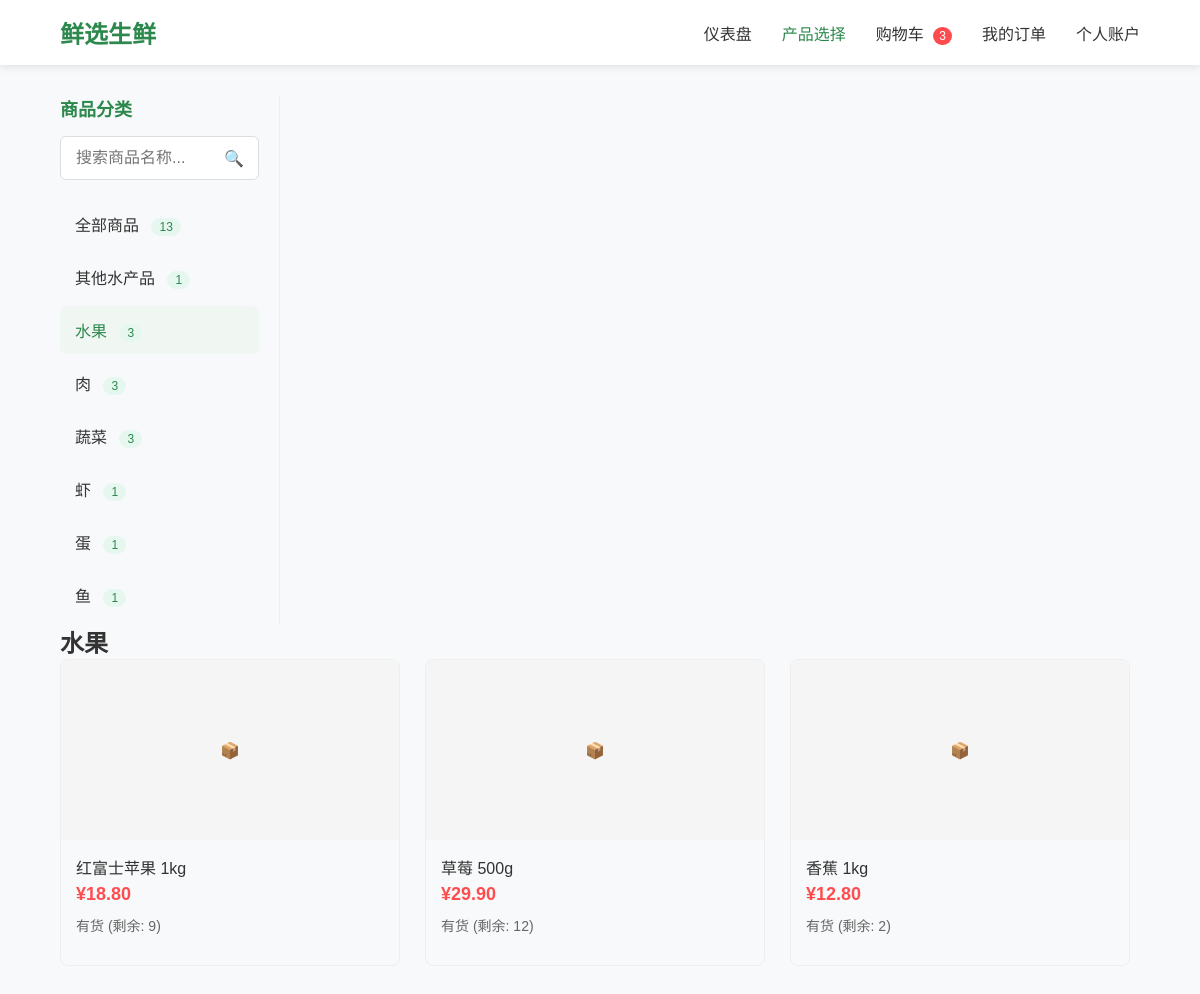
Page /customer/products.php?category=水果 on the earlier database version.
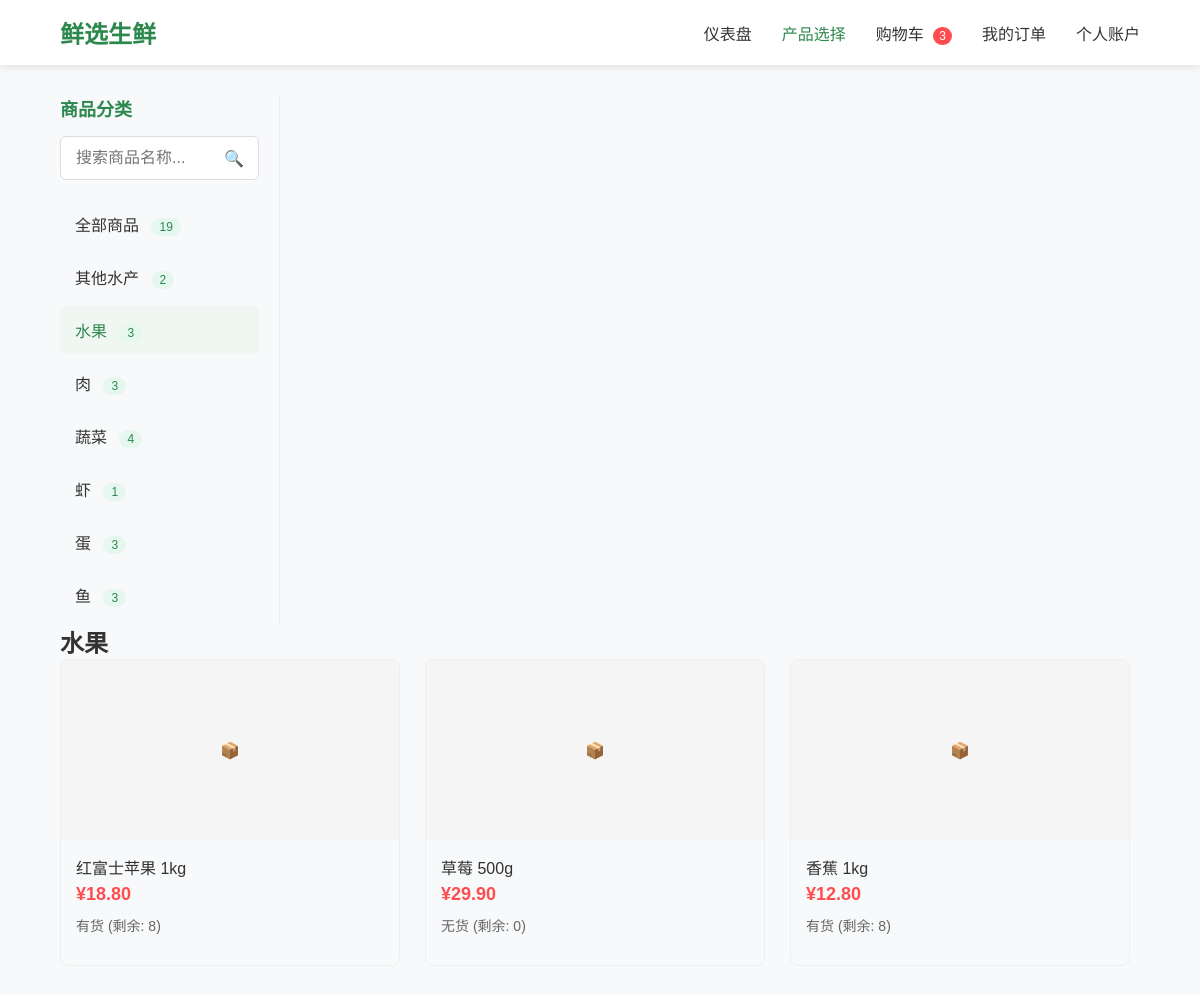
Same page on the later database version.
### tables this page shows
CREATE TABLE IF NOT EXISTS `products` (
  `product_ID` INT AUTO_INCREMENT NOT NULL,
  `sku` VARCHAR(45) UNIQUE NOT NULL,
  `product_name` VARCHAR(45) NOT NULL,  
  `status` ENUM('active', 'discontinued') DEFAULT 'active',
  `unit_price` DECIMAL(10,2) NOT NULL,
  `unit` VARCHAR(20) NULL,
  `description` TEXT NULL,  
  `category_id`    INT NOT NULL,
  `created_at` TIMESTAMP DEFAULT CURRENT_TIMESTAMP,
  PRIMARY KEY (`product_ID`),
  CONSTRAINT `fk_products_category`
    FOREIGN KEY (`category_id`)
    REFERENCES `Categories` (`category_id`)
	ON DELETE NO ACTION
    ON UPDATE NO ACTION
);

### customer/inc/data.php (called while the page is built, shortened)
<?php
function getProductCategories() {
    $conn = getDBConnection();
    $query = "SELECT DISTINCT category_name AS category_name, COUNT(*) AS product_count
             FROM product_catalog_view
             GROUP BY category_name
             ORDER BY category_name";
    $result = $conn->query($query);
    $categories = [];
    if ($result && $result->num_rows > 0) {
        while ($row = $result->fetch_assoc()) {
            $categories[] = [
                'name' => $row['category_name'],
                'count' => $row['product_count']
            ];
        }
    }
    return $categories;
}
function getProductsByCategoryAndSearch($category = null, $search = null) {
    $conn = getDBConnection();
    $query = "SELECT * FROM product_catalog_view WHERE 1=1";
    $params = [];
    $types = "";
    if ($category && $category !== 'all') {
        $query .= " AND category_name = ?";
        $params[] = $category;
        $types .= "s";
    }
    $query .= " ORDER BY product_name";
    if (!empty($params)) {
        $stmt = $conn->prepare($query);
        $stmt->bind_param($types, ...$params);
        $stmt->execute();
        $result = $stmt->get_result();
    } else {
        $result = $conn->query($query);
    }
    $products = [];
    if ($result && $result->num_rows > 0) {
        while ($row = $result->fetch_assoc()) {
            $products[] = [
                'id' => $row['product_ID'],
                'name' => $row['product_name'],
                'description' => $row['description'],
                'price' => $row['unit_price'],
                'category' => $row['category_name'],
                'stock' => $row['available_stock'],
                'stock_status' => $row['stock_status'],
                'store_id' => $row['store_id'],
                'branch' => $row['store_name'] ?? '无'
            ];
        }
    }
    return $products;
}
?>

### customer/products.php (the view, shortened to what this page needs)
<?php
require_once 'inc/data.php';
require_once 'header.php';
$categories = getProductCategories();
$selectedCategory = $_GET['category'] ?? 'all';
$searchKeyword = $_GET['search'] ?? '';
$products = getProductsByCategoryAndSearch($selectedCategory, $searchKeyword);
?>
<!DOCTYPE html>
<html lang="zh-CN">
<head>
</head>
<body>
    <div class="container">
        <div class="category-sidebar">
            <h3 class="category-title">商品分类</h3>
            <div class="search-container">
                <input type="text" class="search-input" id="searchInput" placeholder="搜索商品名称..." value="<?php echo htmlspecialchars($searchKeyword); ?>">
                <span class="search-icon" id="searchIcon">🔍</span>
            </div>
            <ul class="category-list">
                <li class="category-item">
                    <a href="products.php?category=all<?php echo $searchKeyword ? '&search=' . urlencode($searchKeyword) : ''; ?>" class="category-link <?php echo $selectedCategory === 'all' ? 'active' : ''; ?>">
                        全部商品
                        <span class="category-count">
                            <?php
                            $total = 0;
                            foreach ($categories as $cat) $total += $cat['count'];
                            echo $total;
                            ?>
                        </span>
                    </a>
                </li>
                <?php foreach ($categories as $category): ?>
                <li class="category-item">
                    <a href="products.php?category=<?php echo urlencode($category['name']); ?><?php echo $searchKeyword ? '&search=' . urlencode($searchKeyword) : ''; ?>"
                       class="category-link <?php echo $selectedCategory === $category['name'] ? 'active' : ''; ?>">
                        <?php echo htmlspecialchars($category['name']); ?>
                        <span class="category-count"><?php echo $category['count']; ?></span>
                    </a>
                </li>
                <?php endforeach; ?>
            </ul>
        </div>
        <div class="product-content">
            <h2><?php echo $selectedCategory === 'all' ? '全部商品' : htmlspecialchars($selectedCategory); ?></h2>
            <div class="product-grid">
                <?php if (empty($products)): ?>
                    <p>没有找到相关商品</p>
                <?php else: ?>
                    <?php foreach ($products as $product): ?>
                    <div class="product-card" data-id="<?php echo $product['id']; ?>">
                        <div class="product-img">📦</div>
                        <div class="product-info">
                            <div class="product-name"><?php echo htmlspecialchars($product['name']); ?></div>
                            <div class="product-price">¥<?php echo number_format($product['price'], 2); ?></div>
                            <div class="product-stock">
                                <?php echo $product['stock_status']; ?> (剩余: <?php echo $product['stock_status'] === '无货' ? 0 : $product['stock']; ?>)
                            </div>
                        </div>
                    </div>
                    <?php endforeach; ?>
                <?php endif; ?>
            </div>
        </div>
    </div>
</body>
</html>

### customer/header.php (shortened to what this page needs)
<!DOCTYPE html>
<html lang="zh-CN">
<head>
</head>
<body>
    <header class="header">
        <div class="nav-container">
            <a href="dashboard.php" class="logo">鲜选生鲜</a>
            <ul class="nav-menu">
                <li class="nav-item"><a class="nav-link <?php echo basename($_SERVER['PHP_SELF']) === 'dashboard.php' ? 'active' : ''; ?>" href="dashboard.php">仪表盘</a></li>
                <li class="nav-item"><a class="nav-link <?php echo basename($_SERVER['PHP_SELF']) === 'products.php' ? 'active' : ''; ?>" href="products.php">产品选择</a></li>
                <li class="nav-item">
                    <a class="nav-link <?php echo basename($_SERVER['PHP_SELF']) === 'cart.php' ? 'active' : ''; ?>" href="cart.php">
                        购物车 <span class="badge">3</span>
                    </a>
                </li>
                <li class="nav-item"><a class="nav-link <?php echo basename($_SERVER['PHP_SELF']) === 'orders.php' ? 'active' : ''; ?>" href="orders.php">我的订单</a></li>
                <li class="nav-item"><a class="nav-link <?php echo basename($_SERVER['PHP_SELF']) === 'account.php' ? 'active' : ''; ?>" href="account.php">个人账户</a></li>
            </ul>
        </div>
    </header>
    <main class="main">

### customer/header.php (style rules this page uses)
* { margin: 0; padding: 0; box-sizing: border-box; font-family: 'Microsoft YaHei', Arial, sans-serif; }
body { background-color: #f8f9fa; color: #333; min-height: 100vh; display: flex; flex-direction: column; }
.header { background-color: #fff; box-shadow: 0 2px 8px rgba(0,0,0,0.1); position: sticky; top: 0; z-index: 999; }
.nav-container { width: 90%; margin: 0 auto; display: flex; justify-content: space-between; align-items: center; padding: 15px 0; }
.logo { font-size: 24px; font-weight: bold; color: #2d884d; text-decoration: none; }
.nav-menu { display: flex; list-style: none; }
.nav-item { margin-left: 30px; }
.nav-link { text-decoration: none; color: #333; font-size: 16px; font-weight: 500; cursor: pointer; }
.nav-link.active { color: #2d884d; }
.nav-link .badge { background-color: #ff4d4f; color: white; font-size: 12px; padding: 2px 6px; border-radius: 10px; margin-left: 5px; }
.main { width: 90%; margin: 30px auto; flex: 1; }

### customer/products.php (style rules this page uses)
.category-sidebar { width: 220px; flex-shrink: 0; border-right: 1px solid #eee; padding-right: 20px; height: 100%; overflow-y: auto; scrollbar-width: thin; scrollbar-color: #2d884d40 #f0f0f0; transition: box-shadow 0.3s ease; }
.category-title { font-size: 18px; font-weight: 600; margin-bottom: 15px; color: #2d884d; display: flex; align-items: center; gap: 8px; }
.category-list { list-style: none; padding: 0; margin: 0; }
.category-item { margin-bottom: 5px; border-radius: 6px; overflow: hidden; transition: none; }
.category-link { display: block; padding: 12px 15px; border-radius: 6px; color: #333; text-decoration: none; cursor: pointer; transition: all 0.3s ease; position: relative; overflow: hidden; }
.category-link::after { display: none; }
.category-link.active { background-color: #f0f7f2; color: #2d884d; font-weight: 500; }
.category-link.active::after { display: none; }
.category-count { display: inline-block; background-color: #e6f7ef; color: #2d884d; font-size: 12px; padding: 2px 8px; border-radius: 10px; margin-left: 8px; }
.search-container { margin-bottom: 20px; position: relative; transition: transform 0.3s ease; }
.search-input { width: 100%; padding: 12px 15px; border: 1px solid #ddd; border-radius: 6px; font-size: 16px; padding-right: 40px; transition: all 0.3s ease; }
.search-icon { position: absolute; right: 15px; top: 50%; transform: translateY(-50%); color: #999; cursor: pointer; transition: color 0.3s ease; }
.product-content { flex: 1; min-width: 300px; height: 100%; overflow-y: auto; padding-right: 10px; }
.product-grid { display: grid; grid-template-columns: repeat(auto-fill, minmax(250px, 1fr)); gap: 25px; }
.product-card { border: 1px solid #eee; border-radius: 8px; overflow: hidden; transition: transform 0.3s, box-shadow 0.3s; display: block; cursor: pointer; }
.product-img { height: 180px; background-color: #f5f5f5; display: flex; align-items: center; justify-content: center; color: #999; }
.product-info { padding: 15px; }
.product-name { font-size: 16px; margin-bottom: 5px; font-weight: 500; }
.product-price { font-size: 18px; color: #ff4d4f; font-weight: bold; margin-bottom: 10px; }
.product-stock { font-size: 14px; color: #666; margin-bottom: 15px; }

Differences in the rows shown:
changed products "红富士苹果 1kg": stock "9" → "8"
changed products "草莓 500g": stock_status "有货" → "无货"; stock "12" → (not shown); now shows "0"
changed products "香蕉 1kg": stock "2" → "8"
Other differences:
$total: "13" → "19"
new list line: "其他水产 2"
new list line: "蔬菜 4"
new list line: "蛋 3"
new list line: "鱼 3"
list line gone: "其他水产品 1"
list line gone: "蔬菜 3"
list line gone: "蛋 1"
list line gone: "鱼 1"
